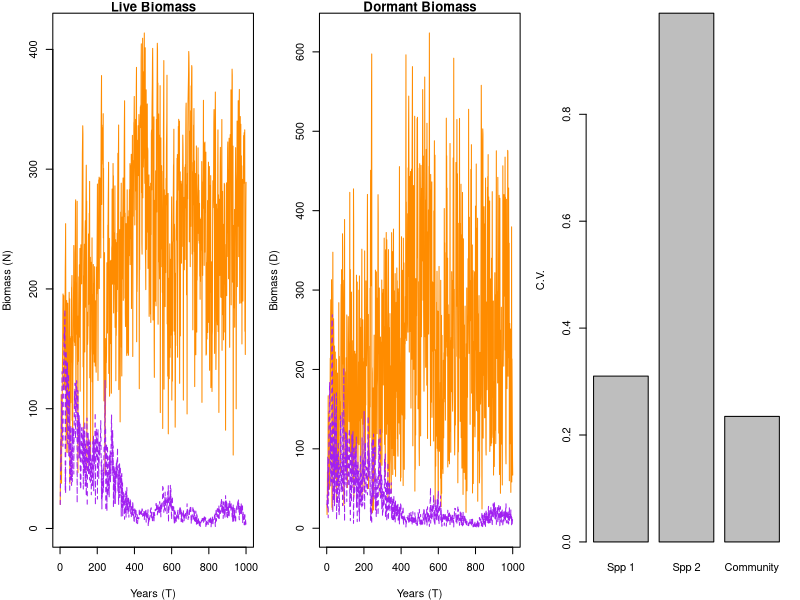

Write the R code that produced this figure.
#~~~~~~~~~~~~~~~~~~~~~~~~~~~~~~~~~~~~~~~~~~~~~~~~~~~~~~~~~~~~~~~~#
## Semi-discrete temporal storage effect model of two species   ## 
## coexisting on one essential resource                         ##
#~~~~~~~~~~~~~~~~~~~~~~~~~~~~~~~~~~~~~~~~~~~~~~~~~~~~~~~~~~~~~~~~#

####
#### 11/4/2014
#### atredenn@gmail.com
####

# species "split" themselves between a dormant, low-mortaility stage (D) and a higher mortality, high growth stage (N)
# the single resource is R
# There are two sources of variability: an environmental cue that drives the storage effect, and resource variability

# clear the workspace
rm(list=ls())

####
#### Load relevant libraries
####
library(deSolve)
library(mvtnorm)

####
#### Parameters
####
maxTime <- 1000 #simulation run time
c <- c(1,1) #not used for now, could be a "cost" parameter for biomass storage
b <- c(0.5, 0.5) #also not used, could be assimilation efficiency
mD <- c(0.0001, 0.0001) #dormant state continuous death rate
r <- c(2.2, 2) #live state intrinsic growth rates
K <- c(.1, .1) #live state half-saturation consant for growth curve as function of resource
mN <- c(0.1, 0.1) #live state continuous death rate
a <- 0.5 #resource turnover rate
S <- 100 #average resource supply rate
sVar <- 5 #resource supply rate variability
sigE <- 1 #environmental cue variability
rho <- -1 #environmental cue correlation between species

####
#### Model function
####
#continuous model
updateDNR <- function(t, DNR, parms){
  with(as.list(c(DNR, parms)), {
    dD1dt = -(mD[1]*D1)
    dD2dt = -(mD[2]*D2)
    dN1dt = N1*(r[1]*R/(K[1]+R)) - mN[1]*N1
    dN2dt = N2*(r[2]*R/(K[2]+R)) - mN[2]*N2
    dRdt = a*((S+rand(t))-R) - (N1*(r[1]*R/(K[1]+R)) + (N2*(r[2]*R/(K[2]+R))))
    list(c(dD1dt, dD2dt, dN1dt, dN2dt, dRdt)) #output
  })
}

#discrete model: pulses of N-D transitions (difference equations)
gfun <- function(t, y, parms){
  with (as.list(y),{
    g1 <- gVec1[t]
    g2 <- gVec2[t]
    D1 <- D1 - (N1+D1)*g1 + N1
    D2 <- D2 - (N2+D2)*g2 + N2
    N1 <- 0+(N1+D1)*g1
    N2 <- 0+(N2+D2)*g2
    R <- R
    return(c(D1, D2, N1, N2, R))
  })
}


####
#### Simulate model
####
#function for transition fraction time series
getG <- function(sigE, rho, nTime){
  varcov <- matrix(c(sigE, rho*sigE, rho*sigE, sigE), 2, 2)
  e <- rmvnorm(n = nTime, mean = c(0,0), sigma = varcov)
  g <- exp(e) / (1+exp(e))
  return(g)
}
gVec <- getG(sigE = sigE, rho = rho, nTime = maxTime)
gVec1 <- gVec[,1]
gVec2 <- gVec[,2]

#forcing for resource supply rate variations
#this just makes a random variable that can increase/decrease the supply rate by some amount
#but it cannot decrease S below 0
forcedat <- data.frame(Time = c(1:maxTime),
                       Supply = rnorm(maxTime,0,sVar))
forcedat[forcedat$Supply<(-S),2] <- -S #don't let supply go negative
rand <- approxfun(x = forcedat[,1], y = forcedat[,2], method = "linear", rule = 2)
  
simTime <- seq(1,maxTime,by=1)
parms <- list(
  c = c,
  b = b,
  mD = mD,
  r = r,
  K = K,
  mN = mN, 
  a = a,
  S = S
)
DNR <- c(D=c(30,30), N=c(20,20),R=1) #initial conditions

#run the model
output = as.data.frame(ode(y = DNR, times = simTime, func = updateDNR,
                           parms = parms, events = list(func = gfun, times=simTime)))


####
#### Plot results
####
par(mfrow=c(1,3),mar=c(4,4,1,1))
matplot(simTime, output[,4:5], type="l", main="Live Biomass", 
        col=c("darkorange", "purple"), xlab="Years (T)", ylab="Biomass (N)")

matplot(simTime, output[,2:3], type="l", main="Dormant Biomass", 
        col=c("darkorange", "purple"), xlab="Years (T)", ylab="Biomass (D)")

cvs <- c((sd(output[,4])/mean(output[,4])), 
         (sd(output[,5])/mean(output[,5])), 
         (sd(output[,4]+output[,5])/mean(output[,4]+output[,5])))
barplot(cvs, names.arg = c("Spp 1", "Spp 2", "Community"), ylab="C.V.")


# # plot the growth rate functions for each species
# R <- seq(0,1,0.01)
# getR <- function(r, R, K){
#   out1 <- r[1]*R/(K[1]+R)
#   out2 <- r[2]*R/(K[2]+R)  
#   return(cbind(out1, out2))
# }
# tmp<-getR(r, R, K)
# matplot(R, tmp, type="l", col=c("darkorange", "purple"), 
#         ylab="Intrinsic growth rate (r)", xlab="Resource density (R)")
